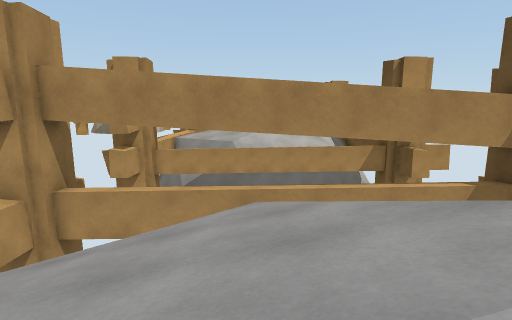
[1] (above)

12 first-person views from a walk through a Unity game level. The camera is 1.3 m above the floor, tilts 10° down and sees 80° across. The floor is counted in squares, 1 m on a side. Each view is taken from the middle of a square. On the plan, view 1 faces up. The plan holds only what a view shows up to about 14 squares ahead; the rest is blank. The place goes on beyond the plan.

[2]
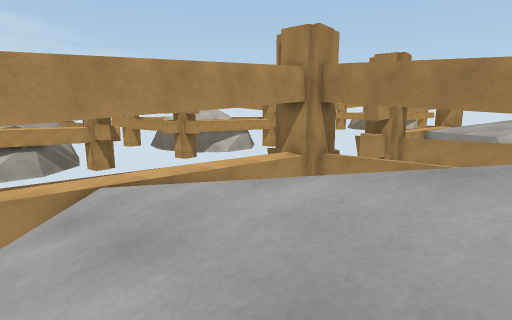

[3]
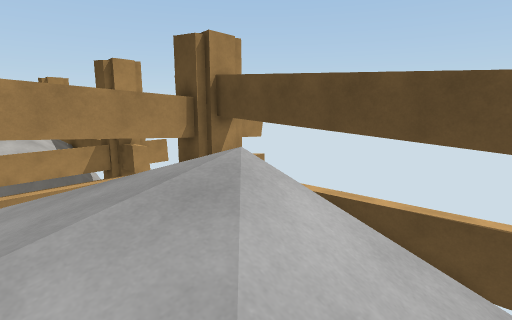

[4]
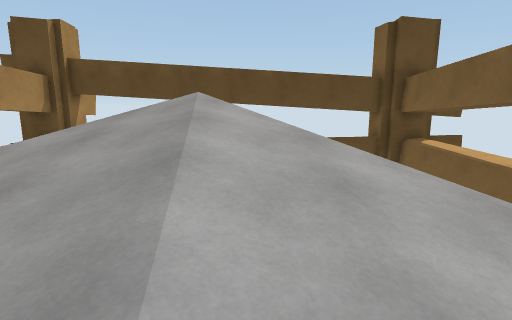

[5]
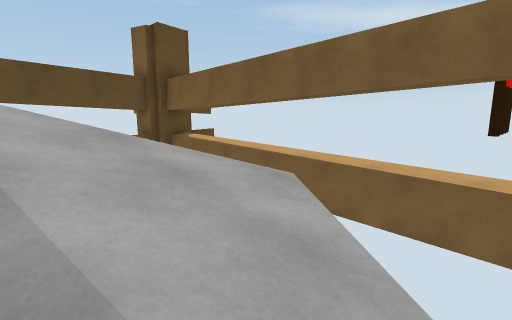

[6]
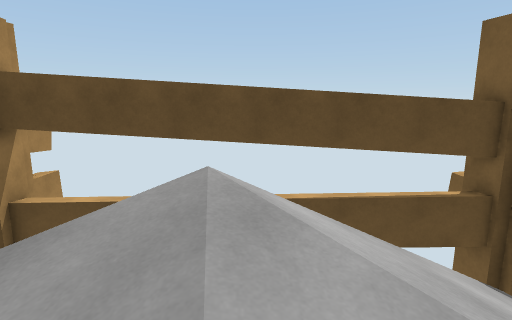

[7]
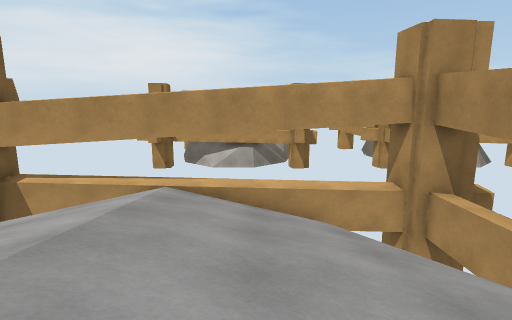

[8]
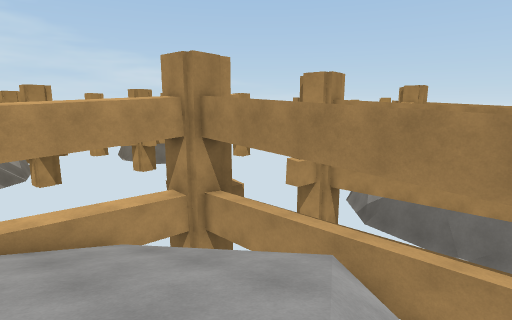

[9]
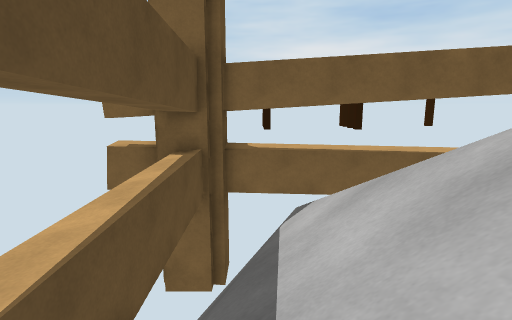

[10]
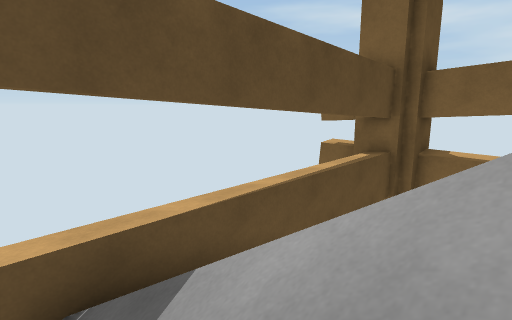

[11]
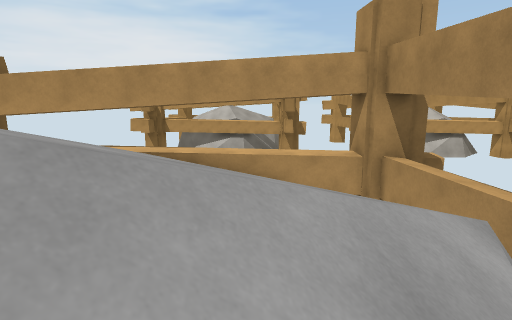

[12]
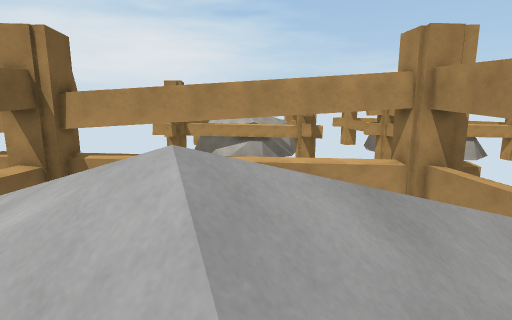

### Floor plan
Key: @ floor where view 1 was taken; # wall or solid block; . main floor; : floor 0.25 m higher than the main floor; / step, stairs or slope; = window, fence, low wall or low ledge; ^ raised ledge; v drop or lower ground.
Columns run from 8 left of view 1 to 9 right of it. Each row starts with its distance up from view 1.
  9   ^^^^=     ==##
  8 ###^^^^v###v=^^#^#
  7  ^^    v/v     #^
  6  ^^ v//////     ^
  5  ^^/////////    ^
  4  ^^//////////   ^
  3  vv/////////////^
  2  v///////////// ^
  1   #////.:////// ^
  0   #/////@//////v^
 -1   #v///////////v^
 -2   # v///// ///vv^
 -3   #  v//    //v#^
 -4   #            #^
 -5   #            ###
 -6       ####=^^^^###

Where each view was taken, in squares from view 1:
view 1: 0 up, 0 right, facing up
view 2: 2 down, 1 right, facing up-left
view 3: 1 down, 1 right, facing up-right
view 4: 0 up, 5 left, facing right
view 5: 1 up, 5 left, facing down-right
view 6: 1 up, 0 right, facing right
view 7: 3 up, 3 right, facing left
view 8: 2 up, 3 right, facing up-left
view 9: 3 up, 6 right, facing down
view 10: 4 up, 4 right, facing down-right
view 11: 4 up, 4 right, facing left
view 12: 2 up, 5 right, facing left
